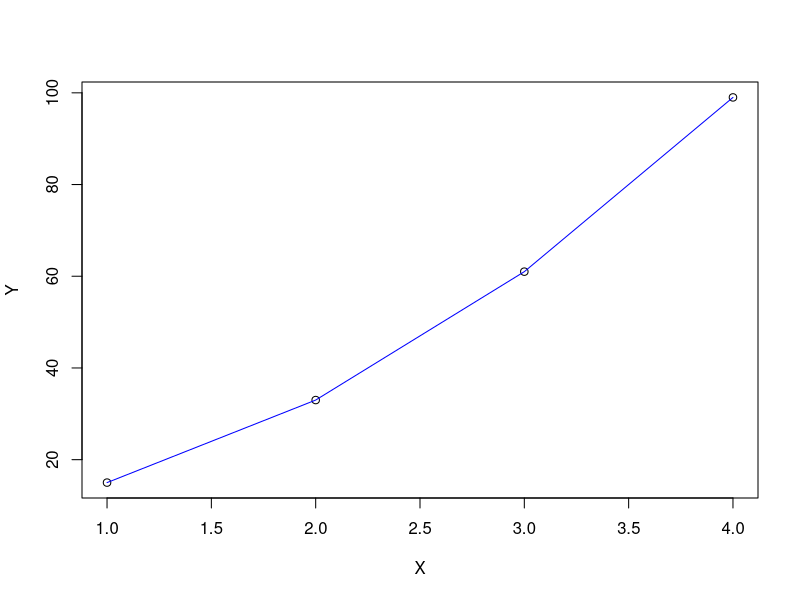

Source code (R):
#n-ed fokú polinomiális regresszió
#adatok generálása
x <- c(1,2,3,4)
y <- c(5*x^2+3*x+7)
n <- length(x)

# fv. megjeleníti az adatokat és kiszámítja a másodfokú egyenlet együtthatóját.
PolinomiálisRegresszió <- function(X, Y) {

	plot(X, Y)
	a0 <- számolA0(X, Y)
	a1 <- számolA1(X, Y)
	a2 <- számolA2(X, Y) 
#pontok kirajzolása
	lines(X, a2 * X^2 + a1 * X + a0, type = "l", lty = 1, col = "blue")
#kiiratas
	cat("a0:", a0, "\n")
  	cat("a1:", a1, "\n")
	cat("a2:", a2, "\n")
}

#A0 másodfokú együttható kiszámítása
számolA0 <- function(X, Y) {

	összegX <- Összegzés(X)
      összegY <- Összegzés(Y)
      összegXY <- Összegzés(X,Y)
	összegX2Y <- Összegzés(X^2, Y)
      összegX2 <- Összegzés(X^2)
	összegX3 <- Összegzés(X^3)
	összegX4 <- Összegzés(X^4)

#szamlalo es nevezo kiszamolasa
	számláló <- összegX4 * ((összegX2 * összegY) - (összegX * összegXY)) - összegX3 * ((összegX3 * összegY) - (összegX2 * összegXY)) + összegX2Y * ((összegX3 * összegX) - (összegX2 * összegX2))
	nevező <- összegX4 * ((összegX2 * n) - (összegX * összegX)) - összegX3 * ((összegX3 * n) - (összegX2 * összegX)) + összegX2 * ((összegX3 * összegX) - (összegX2 * összegX2))
	return(számláló/nevező)
}

#A1 másodfokú együttható kiszámítása
számolA1 <- function(X, Y) {

	összegX <- Összegzés(X)
      összegY <- Összegzés(Y)
      összegXY <- Összegzés(X,Y)
	összegX2Y <- Összegzés(X^2, Y)
      összegX2 <- Összegzés(X^2)
	összegX3 <- Összegzés(X^3)
	összegX4 <- Összegzés(X^4)

#szamlalo es nevezo kiszamolasa
	számláló <- összegX4 * ((összegXY * n) - (összegY * összegX)) - összegX2Y * ((összegX3 * n) - (összegX2 * összegX)) + összegX2 * ((összegX3 * összegY) - (összegX2 * összegXY))
	nevező <- összegX4 * ((összegX2 * n) - (összegX * összegX)) - összegX3 * ((összegX3 * n) - (összegX2 * összegX)) + összegX2 * ((összegX3 * összegX) - (összegX2 * összegX2))
	return(számláló/nevező)
}

#A2 masodfoku egyutthato kiszamolasa
számolA2 <- function(X, Y) {
	
	összegX <- Összegzés(X)
      összegY <- Összegzés(Y)
      összegXY <- Összegzés(X,Y)
	összegX2Y <- Összegzés(X^2, Y)
      összegX2 <- Összegzés(X^2)
	összegX3 <- Összegzés(X^3)
	összegX4 <- Összegzés(X^4)

#szamlalo es nevezo kiszamolasa
	számláló <- összegX2Y * ((összegX2 * n) - (összegX * összegX)) - összegX3 * ((összegXY * n) - (összegY * összegX)) + összegX2 * ((összegXY * összegX) - (összegY * összegX2))
	nevező <- összegX4 * ((összegX2 * n) - (összegX * összegX)) - összegX3 * ((összegX3 * n) - (összegX2  * összegX)) + összegX2 * ((összegX3 * összegX) - (összegX2 * összegX2))
	return(számláló/nevező)
}

#összegzés funkció, amely két változót fogad el és visszaadja azok összegét
Összegzés <- function(X, Y) {

	összeg <- 0
	n <- length(X)

    if (missing(Y)) {
    	for (i in 1:n) {
      		összeg <- összeg + X[i]
    	}
   		return(összeg)
  	}

	for (i in 1:n) {
        összeg <- összeg + X[i] * Y[i]
    }
    return(összeg)
}

#futtatás
PolinomiálisRegresszió(x, y)
